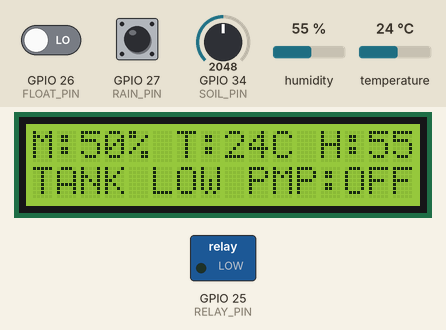
Bench run of a sketch on a simulated ESP32. On the bench: 16×2 character LCD, switched loads named in the sketch (green lamp = pin HIGH). The test bench sets the inputs (shaded band); at power-on: GPIO 26 (FLOAT_PIN) LOW, GPIO 34 (SOIL_PIN) = 2048, GPIO 27 (RAIN_PIN) HIGH, humidity 55 %, temperature 24 °C. What the sketch prints to the serial monitor is not drawn.

Above: at 2.6 s.
2.7 s: GPIO 26 (FLOAT_PIN) driven HIGH
At 4.1 s:
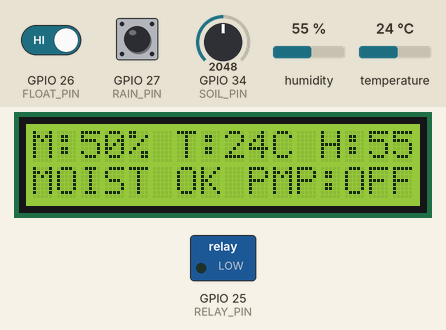
4.5 s: GPIO 34 (SOIL_PIN) set to 1695
At 5.6 s:
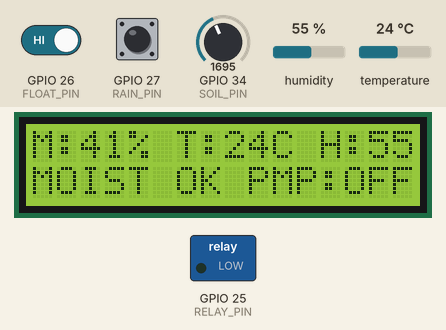
6.5 s: GPIO 34 (SOIL_PIN) set to 1577
At 8.2 s:
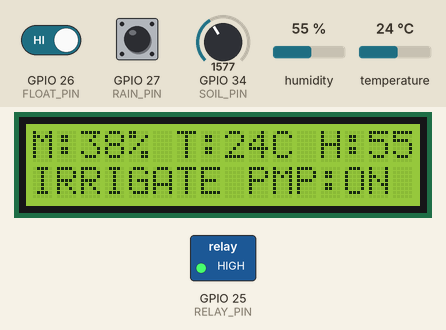
8.5 s: GPIO 27 (RAIN_PIN) pulled LOW for 0.6 s
At 9.28 s:
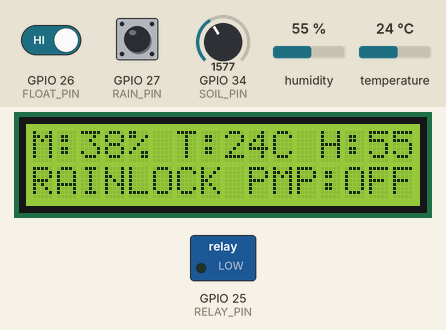
11.0 s: humidity set to 22 %
At 11.9 s:
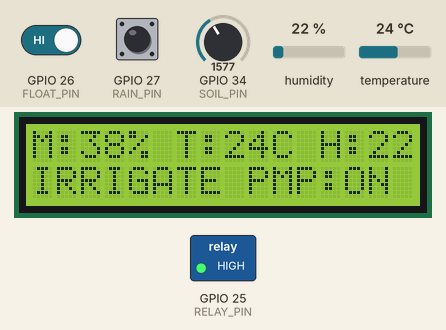
17.8 s: temperature set to 12 °C
At 20.7 s:
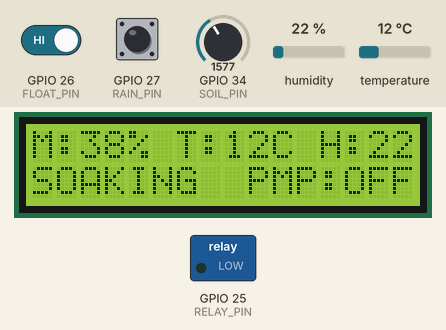
Timing chart, 0 to 25.6 s (numbered marks = the images above; inputs shaded):
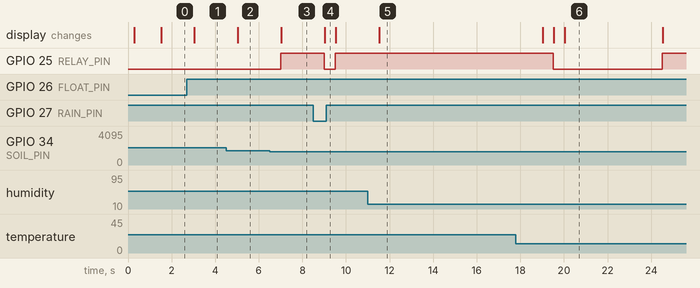

The sketch:

sketch.ino
```cpp
// ============================================================================
// OPTIONAL BLYNK IoT CONFIGURATION (Set ENABLE_BLYNK to true to use Blynk)
// ============================================================================
#define ENABLE_BLYNK false

#if ENABLE_BLYNK
  #define BLYNK_TEMPLATE_ID   "YourTemplateID"
  #define BLYNK_TEMPLATE_NAME "SmartIrrigation"
  #define BLYNK_AUTH_TOKEN    "YourAuthToken"
  #define BLYNK_PRINT Serial
#endif

#include <Wire.h>
#include <LiquidCrystal_I2C.h>
#include <DHT.h>

#if ENABLE_BLYNK
  #include <WiFi.h>
  #include <BlynkSimpleEsp32.h>
#endif

// ============================================================================
// PIN DEFINITIONS (ESP32 ADC1 / Safe GPIOs)
// ============================================================================
#define SOIL_PIN    34      // Potentiometer (0-4095) simulating soil moisture
#define RAIN_PIN    27      // Slide Switch 1: LOW = Rain detected (INPUT_PULLUP)
#define FLOAT_PIN   26      // Slide Switch 2: LOW = Tank empty (INPUT_PULLUP)
#define RELAY_PIN   25      // Relay module IN pin -> Pump indicator
#define DHT_PIN     4       // DHT22 data pin
#define DHT_TYPE    DHT22

// ============================================================================
// THRESHOLDS & TIMINGS
// ============================================================================
const int MOISTURE_LOW_THRESHOLD  = 40;          // Irrigate when moisture < 40%
const int MOISTURE_HIGH_THRESHOLD = 65;          // Stop early if moisture >= 65%
const unsigned long MAX_PUMP_RUNTIME_MS = 10000; // Max 10s continuous run (demo)
const unsigned long SOAK_COOLDOWN_MS    = 5000;  // 5s soak/cooldown pause
const unsigned long UI_UPDATE_MS        = 500;   // LCD & Serial update interval
const unsigned long BLYNK_SYNC_MS       = 2000;  // Blynk cloud push interval

#if ENABLE_BLYNK
  const char* WIFI_SSID = "Wokwi-GUEST";
  const char* WIFI_PASS = "";
#endif

// ============================================================================
// HARDWARE OBJECTS & STATE VARIABLES
// ============================================================================
LiquidCrystal_I2C lcd(0x27, 16, 2);
DHT dht(DHT_PIN, DHT_TYPE);

bool pumpOn = false;
bool inSoak = false;
bool manualMode = false;
bool manualPumpCmd = false;

unsigned long pumpStartMs = 0;
unsigned long soakStartMs = 0;
unsigned long lastUiMs = 0;
unsigned long lastBlynkMs = 0;

int currentMoisturePct = 0;
float currentTempC = 0.0;
float currentHumPct = 0.0;
bool isRaining = false;
bool isTankLow = false;
String currentStatus = "INIT    ";

#if ENABLE_BLYNK
// V0: Manual/Auto Mode Switch (0 = AUTO, 1 = MANUAL)
BLYNK_WRITE(V0) {
  manualMode = (param.asInt() == 1);
  if (!manualMode) {
    manualPumpCmd = false;
  }
}

// V1: Manual Pump Button (0 = OFF, 1 = ON, active in MANUAL mode)
BLYNK_WRITE(V1) {
  manualPumpCmd = (param.asInt() == 1);
}

BLYNK_CONNECTED() {
  Blynk.syncVirtual(V0, V1);
}
#endif

void setup() {
  Serial.begin(115200);
  delay(200);

  pinMode(RAIN_PIN, INPUT_PULLUP);
  pinMode(FLOAT_PIN, INPUT_PULLUP);
  pinMode(RELAY_PIN, OUTPUT);
  digitalWrite(RELAY_PIN, LOW);

  dht.begin();

  Wire.begin(21, 22);
  lcd.init();
  lcd.backlight();
  lcd.setCursor(0, 0);
  lcd.print("ESP32 Irrigation");
  lcd.setCursor(0, 1);
  lcd.print("Booting...      ");

#if ENABLE_BLYNK
  WiFi.begin(WIFI_SSID, WIFI_PASS);
  Blynk.config(BLYNK_AUTH_TOKEN);
  Blynk.connect(3000);
#endif

  delay(1200);
  lcd.clear();
  Serial.println("ESP32 Smart Irrigation Wokwi Simulation Ready.");
}

void loop() {
  unsigned long now = millis();

#if ENABLE_BLYNK
  if (WiFi.status() == WL_CONNECTED) {
    Blynk.run();
  }
#endif

  if (now - lastUiMs >= UI_UPDATE_MS) {
    lastUiMs = now;

    // 1. Read sensors
    int rawSoil = analogRead(SOIL_PIN);
    currentMoisturePct = constrain(map(rawSoil, 0, 4095, 0, 100), 0, 100);

    float t = dht.readTemperature();
    float h = dht.readHumidity();
    if (!isnan(t)) currentTempC = t;
    if (!isnan(h)) currentHumPct = h;

    isRaining = (digitalRead(RAIN_PIN) == LOW);
    isTankLow = (digitalRead(FLOAT_PIN) == LOW);

    // 2. Update soak timer
    if (inSoak && (now - soakStartMs >= SOAK_COOLDOWN_MS)) {
      inSoak = false;
    }

    // 3. Safety interlocks & irrigation control
    if (isTankLow) {
      pumpOn = false;
      inSoak = false;
      manualPumpCmd = false;
      currentStatus = "TANK LOW";
    } else if (isRaining && !manualMode) {
      pumpOn = false;
      currentStatus = "RAINLOCK";
    } else if (manualMode) {
      pumpOn = manualPumpCmd;
      currentStatus = pumpOn ? "MAN-RUN " : "MANUAL  ";
    } else if (pumpOn) {
      if (now - pumpStartMs >= MAX_PUMP_RUNTIME_MS) {
        pumpOn = false;
        inSoak = true;
        soakStartMs = now;
        currentStatus = "SOAK/MAX";
      } else if (currentMoisturePct >= MOISTURE_HIGH_THRESHOLD) {
        pumpOn = false;
        inSoak = true;
        soakStartMs = now;
        currentStatus = "MOIST OK";
      } else {
        currentStatus = "IRRIGATE";
      }
    } else if (inSoak) {
      currentStatus = "SOAKING ";
    } else if (currentMoisturePct < MOISTURE_LOW_THRESHOLD) {
      pumpOn = true;
      pumpStartMs = now;
      currentStatus = "IRRIGATE";
    } else {
      currentStatus = "MOIST OK";
    }

    // 4. Drive pump output
    digitalWrite(RELAY_PIN, pumpOn ? HIGH : LOW);

    // 5. Update 16x2 I2C LCD
    char line1[17];
    snprintf(line1, sizeof(line1), "M:%2d%% T:%2dC H:%2d%%",
             currentMoisturePct, (int)round(currentTempC), (int)round(currentHumPct));
    lcd.setCursor(0, 0);
    lcd.print(line1);

    char line2[17];
    snprintf(line2, sizeof(line2), "%-8s PMP:%s",
             currentStatus.c_str(), pumpOn ? "ON " : "OFF");
    lcd.setCursor(0, 1);
    lcd.print(line2);

    // 6. Log to Serial Monitor
    Serial.print("Soil: ");
    Serial.print(currentMoisturePct);
    Serial.print("% | Temp: ");
    Serial.print(currentTempC, 1);
    Serial.print("C | Hum: ");
    Serial.print(currentHumPct, 1);
    Serial.print("% | Rain: ");
    Serial.print(isRaining ? "YES" : "NO");
    Serial.print(" | TankLow: ");
    Serial.print(isTankLow ? "YES" : "NO");
    Serial.print(" | State: ");
    Serial.print(currentStatus);
    Serial.print(" | Pump: ");
    Serial.println(pumpOn ? "ON" : "OFF");
  }

#if ENABLE_BLYNK
  if ((now - lastBlynkMs >= BLYNK_SYNC_MS) && Blynk.connected()) {
    lastBlynkMs = now;
    Blynk.virtualWrite(V2, currentMoisturePct);
    Blynk.virtualWrite(V3, currentTempC);
    Blynk.virtualWrite(V4, currentHumPct);
    Blynk.virtualWrite(V5, pumpOn ? 1 : 0);
  }
#endif
}
```

Measured:
- the behaviour switches between 1638 and 1637 on GPIO 34 (SOIL_PIN) (found by bisection; images 2 and 3)
- after the input at 2.7 s, the display: changes after 0.33 s (image 1)
- after the input at 4.5 s, the display: changes after 0.53 s (image 2)
- after the input at 6.5 s, GPIO 25 (RELAY_PIN): LOW → HIGH after 0.50 s; the display: changes after 0.53 s (image 3)
- after the input at 8.5 s, GPIO 25 (RELAY_PIN): HIGH → LOW after 0.50 s, → HIGH 0.49 s later; the display: changes after 0.54 s (image 4)
- after the input at 11.0 s, the display: changes after 0.54 s (image 5)
